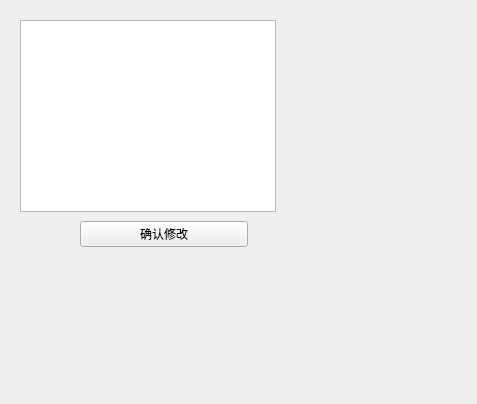
<?xml version="1.0" encoding="UTF-8"?>
<ui version="4.0">
 <class>ParamWidget</class>
 <widget class="QWidget" name="ParamWidget">
  <property name="geometry">
   <rect>
    <x>0</x>
    <y>0</y>
    <width>477</width>
    <height>404</height>
   </rect>
  </property>
  <property name="windowTitle">
   <string>Form</string>
  </property>
  <widget class="QTableWidget" name="tableWidget">
   <property name="geometry">
    <rect>
     <x>20</x>
     <y>20</y>
     <width>256</width>
     <height>192</height>
    </rect>
   </property>
  </widget>
  <widget class="QWidget" name="layoutWidget">
   <property name="geometry">
    <rect>
     <x>80</x>
     <y>220</y>
     <width>168</width>
     <height>28</height>
    </rect>
   </property>
   <layout class="QHBoxLayout" name="horizontalLayout">
    <item>
     <widget class="QPushButton" name="pushButton">
      <property name="text">
       <string>确认修改</string>
      </property>
     </widget>
    </item>
   </layout>
  </widget>
 </widget>
 <resources/>
 <connections/>
</ui>
